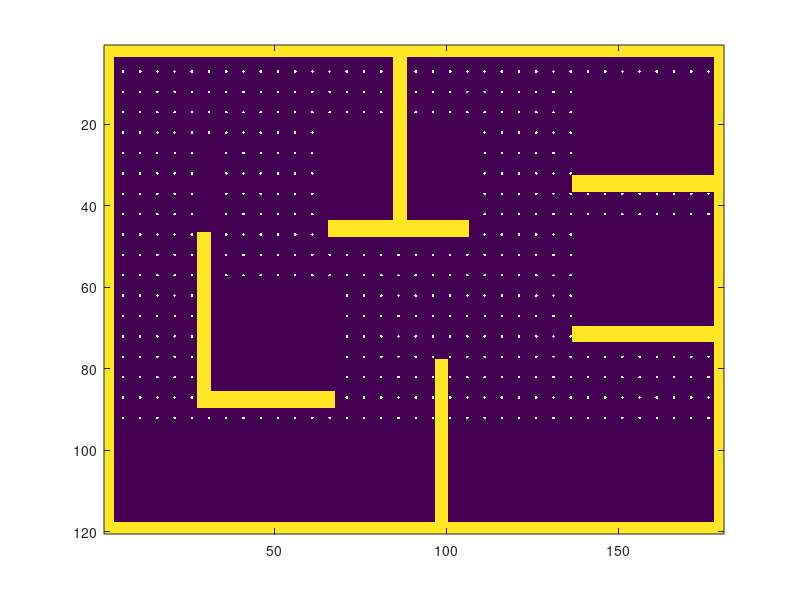

Source code (MATLAB):

M = dlmread('particlesinfo.txt');
map = dlmread('map.txt').*100;


image(map);
hold on;
t=[];
for i=1:size(M,1)
    if(M(i,3)<0)
        t = [t;i];
    end
end
M(t,:) = [];
plot(M(:,1)+1,M(:,2)+1,'.w');

hold off;


